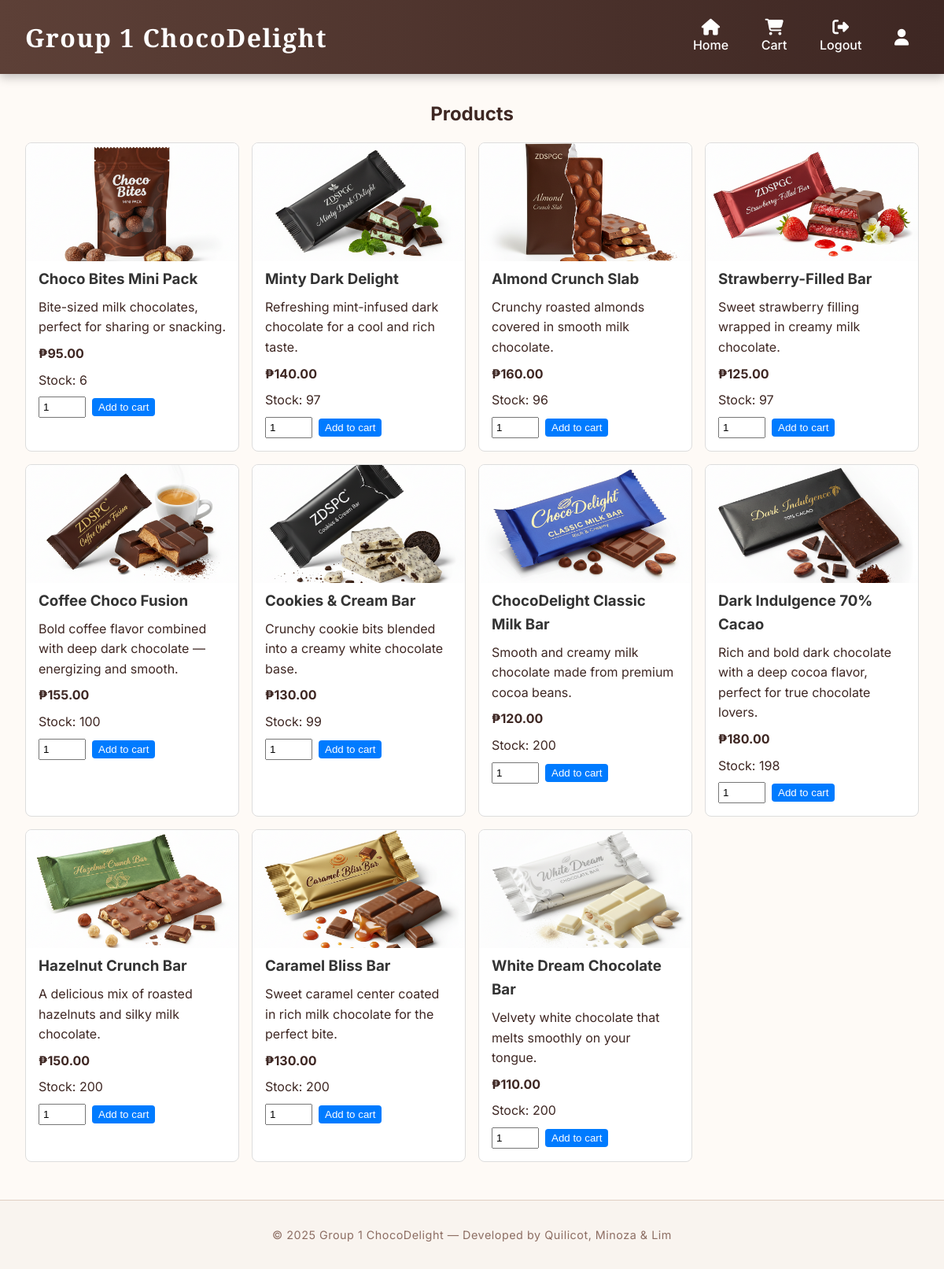
Screenshot of /products/ (signed in) with the database file from the repository.
### store/models.py (models this page shows, shortened)
class Product(models.Model):
    name = models.CharField(max_length=200)
    description = models.TextField(blank=True)
    price = models.DecimalField(max_digits=10, decimal_places=2)
    stock = models.IntegerField(default=0)
    image = models.ImageField(upload_to='products/', blank=True, null=True)
    category = models.CharField(max_length=100, blank=True)  # <

### store/views.py (the view)
# urls.py: path('products/', views.product_list, name='product_list'),
@login_required(login_url='store:login')
def product_list(request):
    products = Product.objects.all()
    return render(request, 'store/product_list.html', {'products': products})

### store/templates/store/product_list.html (shortened to what this page needs)
{% extends 'store/base.html' %}
{% block content %}
<h2 style="text-align:center; margin-bottom:1rem;">Products</h2>
<div class="product-grid">
  {% for p in products %}
  <div class="card">
    {% if p.image %}
    <img src="{{ p.image.url }}" alt="{{ p.name }}">
    {% endif %}
    <div class="card-body">
      <h3><a href="{% url 'store:product_detail' p.id %}">{{ p.name }}</a></h3>
      <p>{{ p.description|truncatechars:120 }}</p>
      <p><strong>₱{{ p.price }}</strong></p>
      <p>Stock: {{ p.stock }}</p>
      <form action="{% url 'store:cart_add' p.id %}" method="post">
        <input type="number" name="quantity" value="1" min="1" max="{{ p.stock }}">
        <button type="submit">Add to cart</button>
      </form>
    </div>
  </div>
  {% empty %}
  <p>No products yet.</p>
  {% endfor %}
</div>
{% endblock %}

### store/templates/store/base.html (style rules this page uses)
* { box-sizing: border-box; margin: 0; padding: 0; }
body { font-family: 'Inter', sans-serif; background: #fefaf6; color: #3e2723; line-height: 1.6; }
a { color: #5d4037; text-decoration: none; transition: color 0.3s ease, background-color 0.3s ease; }

### store/templates/store/product_list.html (style rules this page uses)
.product-grid { display: grid; grid-template-columns: repeat(auto-fill, minmax(220px, 1fr)); gap: 1rem; padding: 0 1rem; }
.card { border: 1px solid #ddd; border-radius: 0.5rem; overflow: hidden; display: flex; flex-direction: column; background: #fff; transition: transform 0.2s; }
.card img { width: 100%; height: 150px; object-fit: cover; }
.card-body { padding: 0.5rem 1rem 1rem 1rem; display: flex; flex-direction: column; gap: 0.5rem; }
.card h3 a { text-decoration: none; color: #333; }
.card form { display: flex; gap: 0.5rem; align-items: center; }
.card input[type="number"] { width: 60px; padding: 0.25rem; }
.card button { padding: 0.25rem 0.5rem; border: none; background-color: #007bff; color: #fff; border-radius: 0.25rem; cursor: pointer; transition: background 0.2s; }

### rows the page displays
Product: image (picture), name "Choco Bites Mini Pack", description "Bite-sized milk chocolates, perfect for sharing or snacking.", price "95.00", stock "6"
Product: image (picture), name "Minty Dark Delight", description "Refreshing mint-infused dark chocolate for a cool and rich taste.", price "140.00", stock "97"
Product: image (picture), name "Almond Crunch Slab", description "Crunchy roasted almonds covered in smooth milk chocolate.", price "160.00", stock "96"
Product: image (picture), name "Strawberry-Filled Bar", description "Sweet strawberry filling wrapped in creamy milk chocolate.", price "125.00", stock "97"
Product: image (picture), name "Coffee Choco Fusion", description "Bold coffee flavor combined with deep dark chocolate — energizing and smooth.", price "155.00", stock "100"
Product: image (picture), name "Cookies & Cream Bar", description "Crunchy cookie bits blended into a creamy white chocolate base.", price "130.00", stock "99"
Product: image (picture), name "ChocoDelight Classic Milk Bar", description "Smooth and creamy milk chocolate made from premium cocoa beans.", price "120.00", stock "200"
Product: image (picture), name "Dark Indulgence 70% Cacao", description "Rich and bold dark chocolate with a deep cocoa flavor, perfect for true chocolate lovers.", price "180.00", stock "198"
Product: image (picture), name "Hazelnut Crunch Bar", description "A delicious mix of roasted hazelnuts and silky milk chocolate.", price "150.00", stock "200"
Product: image (picture), name "Caramel Bliss Bar", description "Sweet caramel center coated in rich milk chocolate for the perfect bite.", price "130.00", stock "200"
Product: image (picture), name "White Dream Chocolate Bar", description "Velvety white chocolate that melts smoothly on your tongue.", price "110.00", stock "200"
